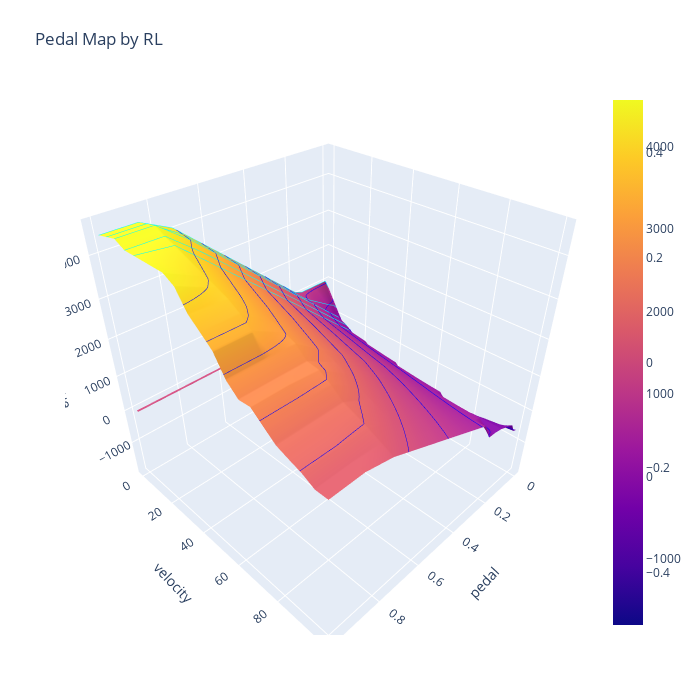

Notebook code cell kept with this figure:
### Code cell
z_diff = pd_data_rl.values - pd_data0.values
figure6 = go.Figure(data=[
    go.Surface(
        contours = {
            "y": {"show": True, "start":0, "end":25, "size":5, "color":"cyan"},
            "z": {"show": True, "start":-3000, "end":4300, "size":500, "color":"blue"}
        },
        x=ped,
        y=vel,
        z=pd_data_rl.values),
    go.Surface(x=x,y=y,z=z0)
]
)
# figure.update_traces(contours_z=dict(show=True, usecolormap=True,
#                                   highlightcolor="limegreen", project_z=True))
figure6.update_layout(title='Pedal Map by RL', autosize=False,
                      scene=dict(
                          xaxis_title='pedal',
                          yaxis_title='velocity',
                          zaxis_title='torque'),
                      width=700, height=700,
                      margin=dict(l=65,r=50,b=65,t=90))
# figure.add_trace(go.Surface(x=x,y=y,z=z0, surfacecolor=(0,0,0)))
figure6.show()

figure6.write_image("table_rl-regen.svg", engine="kaleido")

### Figure 1 — Plotly figure (JSON) as saved in the notebook; plotly's stock layout.template omitted (floating-point values rounded to 4 significant figures; data arrays with more than 128 entries replaced by an {"elided": "..."} marker saying what was removed)
{"data": [{"contours": {"y": {"color": "cyan", "end": 25, "show": true, "size": 5, "start": 0}, "z": {"color": "blue", "end": 4300, "show": true, "size": 500, "start": -3000}}, "type": "surface", "x": [0.0, 0.02, 0.04, 0.08, 0.12, 0.16, 0.2, 0.24, 0.28, 0.32, 0.38, 0.44, 0.5, 0.62, 0.74, 0.86, 1.0], "y": [0.0, 7.0, 10.0, 15.0, 20.0, 25.0, 30.0, 35.0, 40.0, 45.0, 50.0, 55.0, 60.0, 65.0, 70.0, 75.0, 80.0, 85.0, 90.0, 95.0, 100.0], "z": {"elided": "21x17 float values"}}, {"type": "surface", "x": [0.0, 0.0, 0.5, 1.0, 1.0], "y": [0.0, 1.0, 0.5, 0.0, 1.0], "z": {"elided": "21x17 float values"}}], "layout": {"autosize": false, "height": 700, "margin": {"b": 65, "l": 65, "r": 50, "t": 90}, "scene": {"xaxis": {"title": {"text": "pedal"}}, "yaxis": {"title": {"text": "velocity"}}, "zaxis": {"title": {"text": "torque"}}}, "title": {"text": "Pedal Map by RL"}, "width": 700}}
